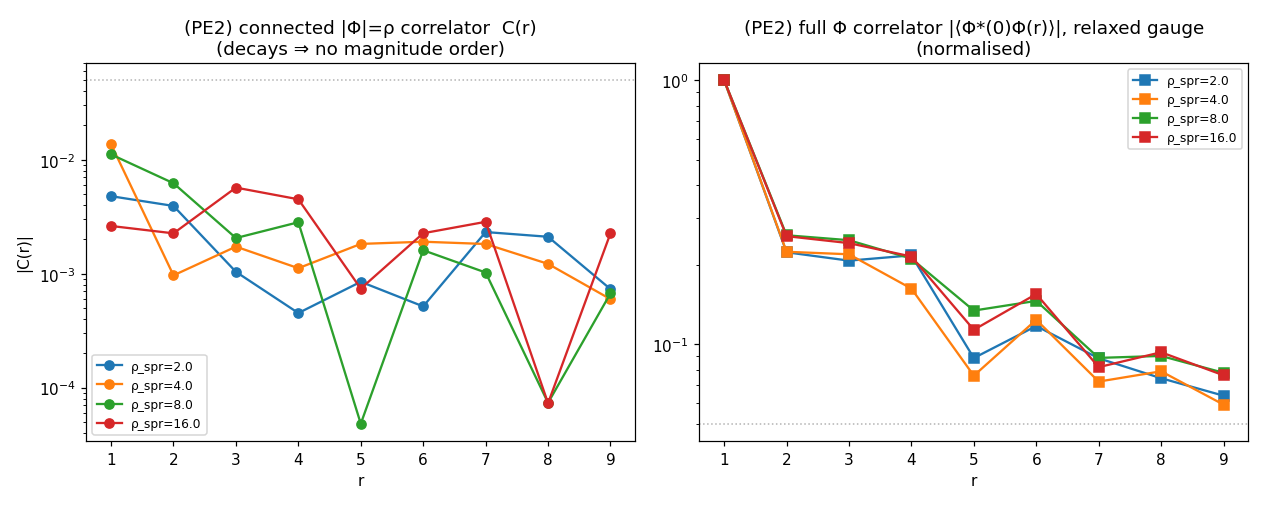

The Python source for this figure:
"""PE2_condensate.py -- does Phi = rho e^{i phibar} condense spontaneously (no potential)?

PHI_EMERGE task PE2.  With V=0 (no added potential), measure over 20 seeds:
  (1) <|Phi|> and its fluctuation sigma_|Phi| vs the network (sprinkle) density;
  (2) the CONNECTED magnitude correlator C_|Phi|(r) = <drho(0)drho(r)>/<drho^2> -- does
      the MAGNITUDE develop long-range order (a true condensate) or decay (Poisson)?
  (3) the full field correlator |<Phi*(0)Phi(r)>| in the HOT (disordered) gauge vacuum
      AND in the RELAXED (cooled) gauge vacuum.

The decisive distinction (kept honest):
  * <|Phi|> = <rho> = 1 is TRIVIAL (the Voronoi normalisation), NOT condensation.
  * A genuine spontaneous condensate would show C(r) -> const (long-range order) in the
    CONNECTED correlator without any added potential.
  * If C_|Phi|(r) always decays to 0, the magnitude does NOT condense; any plateau in the
    full correlator after relaxation is the gauge (Stueckelberg) vacuum ordering its
    PHASE, not the |Phi| condensate the abelian-Higgs mechanism needs.

Anti-circularity: V=0 (no potential inserted); rho is a count, phibar is read from links;
two real arrays, no complex literal.
"""
from __future__ import annotations

import sys
import time
from pathlib import Path

import numpy as np

sys.path.insert(0, str(Path(__file__).resolve().parent))
import phi_emerge_core as pe   # noqa: E402

import matplotlib
matplotlib.use("Agg")
import matplotlib.pyplot as plt  # noqa: E402

NSEED = 20
LAM = 0.7      # Wilson plaquette weight used only for the relaxation dynamics


def classify_decay(centers, C):
    """Classify C(r): 'constant' (plateau, no decay), 'power' (linear in log-log),
    'exponential' (linear in lin-log), else 'decays'.  Returns (label, corr_length)."""
    c = np.asarray(centers, float); C = np.asarray(C, float)
    use = np.isfinite(C) & (c >= 1.0)
    if use.sum() < 3:
        return "undetermined", float("nan")
    Cu = C[use]; cu = c[use]
    plateau = float(np.mean(Cu[-3:])) if Cu.size >= 3 else float(Cu[-1])
    # correlation length from the exponential fit of |C| (if positive & decaying)
    pos = Cu > 0
    xi = float("nan")
    if pos.sum() >= 3:
        p = np.polyfit(cu[pos], np.log(Cu[pos]), 1)
        if p[0] < 0:
            xi = float(-1.0 / p[0])
    if abs(plateau) > 0.3 * abs(Cu[0]):
        return "constant/plateau (long-range order)", xi
    if np.isfinite(xi) and xi < cu.max():
        return "decays (finite correlation length)", xi
    return "decays", xi


def run_density(rho_sprinkle, grid, T=8.0, seed0=0, r_edges=None, pairs=None):
    Nx, Ny, Nz = grid
    x, y, z, dx = pe.make_grid(Nx, Ny, Nz)
    absmean, absstd = [], []
    Cmag = []          # connected magnitude correlator per seed
    Cfull_hot, Cfull_relax = [], []
    for s in range(NSEED):
        rng = np.random.default_rng(seed0 + s)
        rho = pe.causal_density(Nx, Ny, Nz, rho_sprinkle, T, rng)
        absmean.append(float(rho.mean())); absstd.append(float(rho.std()))
        # magnitude correlator (precomputed radial pairs reused across seeds)
        cm = pe.correlation_magnitude(rho, r_edges, pairs=pairs)
        Cmag.append(cm["C_norm"])
        # hot gauge full correlator
        phix, phiy, phiz = pe.hot_gauge(x, y, z, rng)
        pb_hot, _ = pe.phibar(phix, phiy, phiz)
        Re, Im = pe.phi_field(rho, pb_hot)
        Cfull_hot.append(pe.correlation_full(Re, Im, r_edges, connected=True,
                                             pairs=pairs)["C_abs"])
        # relaxed (cooled) gauge full correlator
        px, py, pz = pe.relax_gauge(phix, phiy, phiz, dx, LAM, n_relax=400)
        pb_rel, _ = pe.phibar(px, py, pz)
        Re2, Im2 = pe.phi_field(rho, pb_rel)
        Cfull_relax.append(pe.correlation_full(Re2, Im2, r_edges, connected=True,
                                               pairs=pairs)["C_abs"])
    centers = np.asarray(pairs[1]).tolist()
    Cmag = np.nanmean(Cmag, axis=0)
    Cfh = np.nanmean(Cfull_hot, axis=0)
    Cfr = np.nanmean(Cfull_relax, axis=0)
    lab_mag, xi_mag = classify_decay(centers, Cmag)
    lab_rel, xi_rel = classify_decay(centers, Cfr / Cfr[0] if Cfr[0] else Cfr)
    return {
        "rho_sprinkle": rho_sprinkle,
        "abs_mean": float(np.mean(absmean)), "abs_std": float(np.mean(absstd)),
        "centers": centers,
        "C_magnitude_connected": Cmag.tolist(),
        "C_full_hot_abs": Cfh.tolist(),
        "C_full_relaxed_abs": Cfr.tolist(),
        "magnitude_decay": lab_mag, "magnitude_xi": xi_mag,
        "relaxed_full_decay": lab_rel, "relaxed_full_xi": xi_rel,
    }


def main():
    grid = (25, 20, 20)
    r_edges = np.arange(0.5, 10.0, 1.0)
    pairs = pe.precompute_pairs(grid, r_edges, max_pairs=40000,
                                rng=np.random.default_rng(12345))
    densities = [2.0, 4.0, 8.0, 16.0]
    rows = [run_density(rs, grid, seed0=200 + 40 * i, r_edges=r_edges, pairs=pairs)
            for i, rs in enumerate(densities)]

    condensate = any(r["magnitude_decay"].startswith("constant") for r in rows)
    summary = {"n_seeds": NSEED, "grid": list(grid), "V": 0.0, "rows": rows,
               "spontaneous_magnitude_condensate": bool(condensate),
               "timestamp_utc": time.strftime("%Y-%m-%dT%H:%M:%SZ", time.gmtime())}
    pe.save_json("PE2_condensate", summary)

    # ---- figure: C(r) for each density ----
    fig, ax = plt.subplots(1, 2, figsize=(11.5, 4.6))
    for r in rows:
        c = r["centers"]
        ax[0].plot(c, np.abs(r["C_magnitude_connected"]), "o-",
                   label=f"ρ_spr={r['rho_sprinkle']}")
        cf = np.asarray(r["C_full_relaxed_abs"]); cf = cf / cf[0] if cf[0] else cf
        ax[1].plot(c, cf, "s-", label=f"ρ_spr={r['rho_sprinkle']}")
    for a in ax:
        a.set_xlabel("r"); a.set_yscale("log"); a.legend(fontsize=8)
        a.axhline(0.05, color="0.7", ls=":", lw=1)
    ax[0].set_title("(PE2) connected |Φ|=ρ correlator  C(r)\n(decays ⇒ no magnitude order)")
    ax[0].set_ylabel("|C(r)|")
    ax[1].set_title("(PE2) full Φ correlator |⟨Φ*(0)Φ(r)⟩|, relaxed gauge\n(normalised)")
    fig.tight_layout()
    fig.savefig(pe.OUTDIR / "PE2_condensate.png", dpi=110)
    plt.close(fig)

    print("=" * 74)
    print(f"PE2 -- DOES Phi CONDENSE SPONTANEOUSLY (V=0)?  ({NSEED} seeds)")
    print("=" * 74)
    print(" rho_spr   <|Phi|>   sigma_|Phi|   magnitude C(r)            relaxed-full C(r)")
    for r in rows:
        print(f"  {r['rho_sprinkle']:5.1f}    {r['abs_mean']:.3f}     {r['abs_std']:.3f}     "
              f"{r['magnitude_decay'][:24]:24s}  {r['relaxed_full_decay'][:22]}")
    print(f"\n  magnitude correlation length xi_|Phi| (cells): "
          f"{[round(r['magnitude_xi'],2) for r in rows]}")
    print("-" * 74)
    print(f"VERDICT (PE2): spontaneous |Phi| condensate = {condensate}")
    print("  <|Phi|>=1 is the Voronoi normalisation (trivial), NOT condensation.  The")
    print("  CONNECTED magnitude correlator decays at the cell scale => the magnitude")
    print("  does not order.  Any plateau after relaxation is the gauge phase vacuum,")
    print("  not a |Phi| condensate.  Without a potential, Phi does not condense.")
    return summary


if __name__ == "__main__":
    main()
